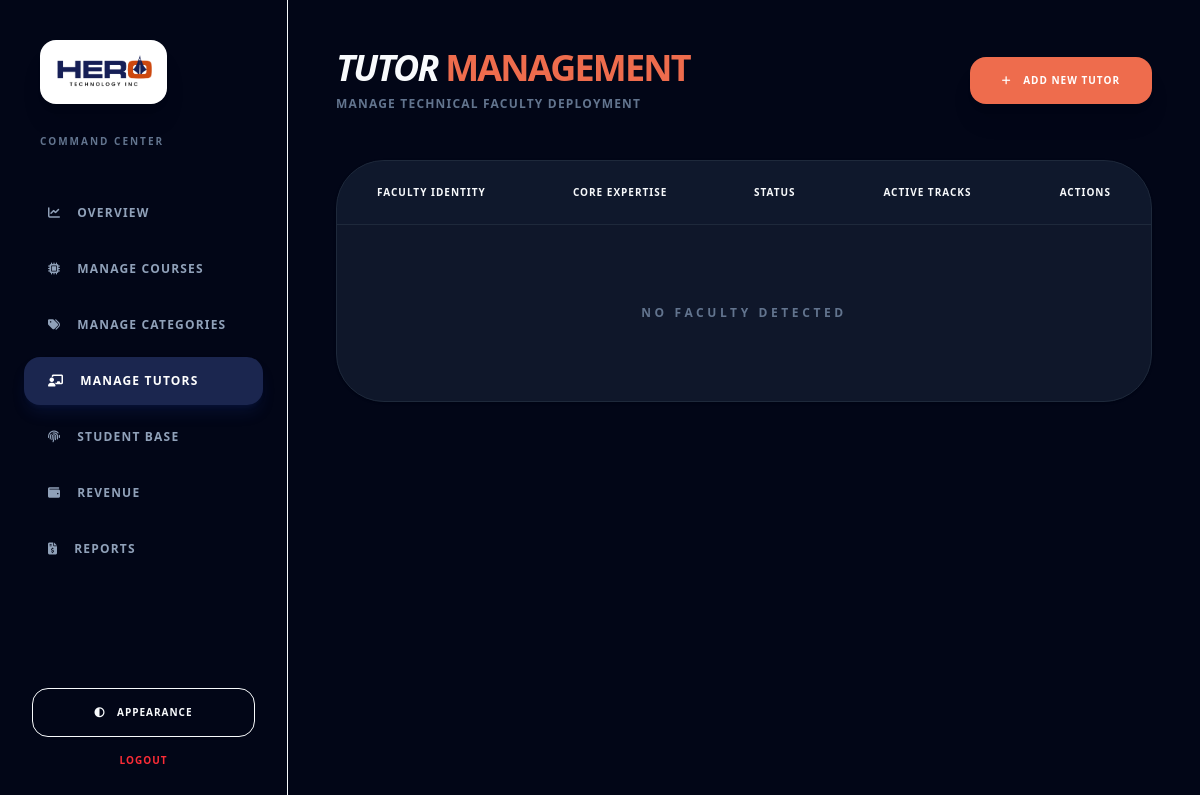
Page /backpanel/manage-tutors.php?msg=not_found (signed in) on the earlier database version.
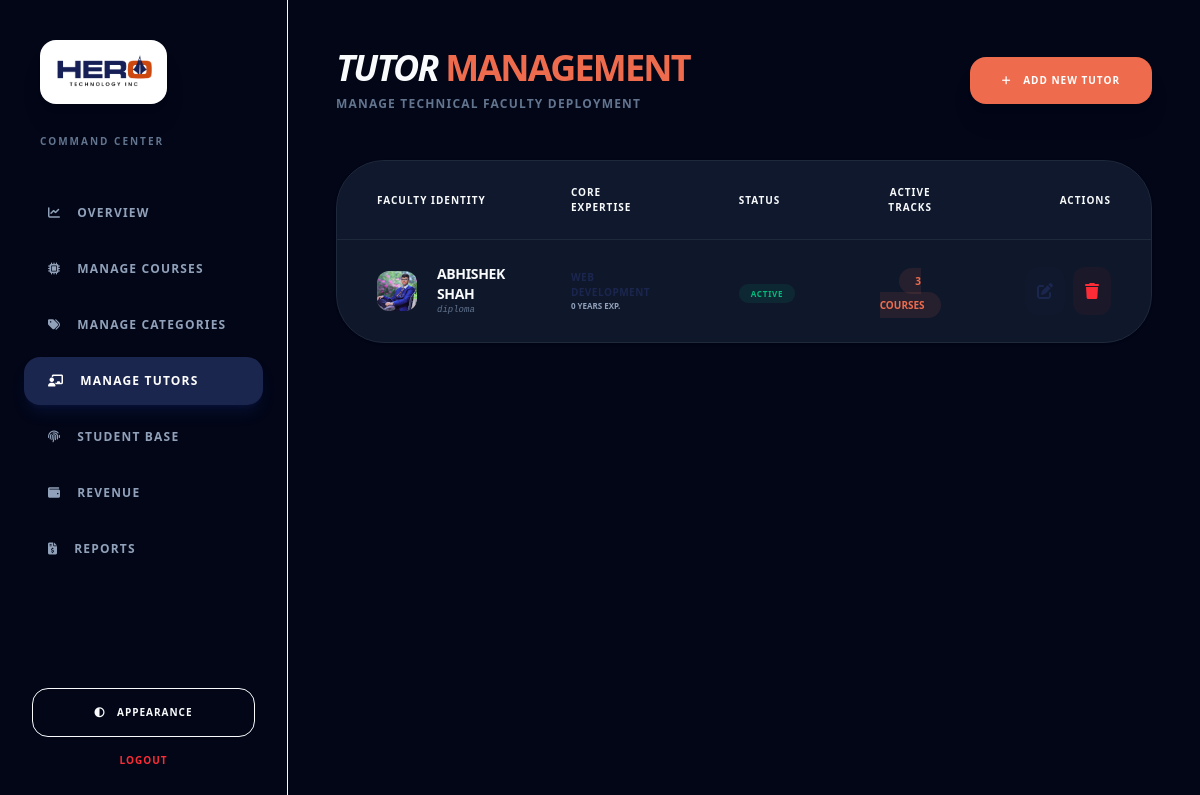
Same page on the later database version.
### tables this page shows
CREATE TABLE `tutors` (
  `tutor_id` int(11) NOT NULL,
  `name` varchar(150) NOT NULL,
  `email` varchar(150) NOT NULL,
  `bio` text DEFAULT NULL,
  `expertise` varchar(255) DEFAULT NULL,
  `qualification` varchar(255) DEFAULT NULL,
  `experience_years` int(11) DEFAULT 0,
  `profile_image` varchar(255) NOT NULL,
  `linkedin_url` varchar(255) DEFAULT NULL,
  `status` enum('active','inactive','suspended') DEFAULT 'active',
  `created_at` timestamp NOT NULL DEFAULT current_timestamp(),
  `updated_at` timestamp NOT NULL DEFAULT current_timestamp() ON UPDATE current_timestamp()
);

### backpanel/manage-tutors.php (the view, shortened to what this page needs)
<?php
require '../config.php';
$query = "SELECT i.*, (SELECT COUNT(*) FROM courses c WHERE c.tutor_id = i.tutor_id) AS course_count
          FROM tutors i
          ORDER BY i.tutor_id DESC";
$result = mysqli_query($conn, $query);
?>
<!DOCTYPE html>
<html lang="en">
<head>
    <script src="https://cdn.jsdelivr.net/npm/@tailwindcss/browser@4"></script>
    <link href="https://cdnjs.cloudflare.com/ajax/libs/font-awesome/6.5.2/css/all.min.css" rel="stylesheet"/>
</head>
<body class="bg-[var(--app-bg)] text-[var(--text-main)] antialiased min-h-screen flex overflow-hidden">
    <?php include 'sidebar.php'; ?>
    <main class="flex-1 h-screen overflow-y-auto p-6 lg:p-12">
        <header class="flex flex-col md:flex-row justify-between items-start md:items-center gap-6 mb-12">
            <div>
                <h1 class="text-4xl font-black tracking-tighter uppercase italic">
                    Tutor <span class="text-hero-orange not-italic">Management</span>
                </h1>
                <p class="text-slate-500 text-xs font-bold uppercase tracking-widest mt-2">Manage technical faculty deployment</p>
            </div>
            <a href="add-tutor.php" class="bg-hero-orange text-white px-8 py-4 rounded-2xl font-black uppercase text-[10px] tracking-widest shadow-xl hover:bg-hero-blue cursor-pointer transition-all">
                <i class="fas fa-plus mr-2"></i>
                Add New Tutor
            </a>
        </header>
        <div class="bg-[var(--card-bg)] rounded-[3rem] border border-[var(--border-color)] shadow-sm overflow-hidden">
            <table class="w-full text-left">
                <thead class="bg-hero-blue/5 border-b border-[var(--border-color)]">
                    <tr>
                        <th class="px-10 py-6 text-[10px] font-black uppercase tracking-widest">Faculty Identity</th>
                        <th class="px-10 py-6 text-[10px] font-black uppercase tracking-widest">Core expertise</th>
                        <th class="px-10 py-6 text-[10px] font-black uppercase tracking-widest">Status</th>
                        <th class="px-10 py-6 text-[10px] font-black uppercase tracking-widest text-center">Active tracks</th>
                        <th class="px-10 py-6 text-[10px] font-black uppercase tracking-widest text-right">Actions</th>
                    </tr>
                </thead>
                <tbody class="divide-y divide-[var(--border-color)]">
                    <?php if(mysqli_num_rows($result) > 0): ?>
                        <?php while($row = mysqli_fetch_assoc($result)): ?>
                        <tr class="hover:bg-hero-orange/[0.02] transition-colors">
                            <td class="px-10 py-6">
                                <div class="flex items-center gap-5">
                                    <img src="<?= !empty($row['profile_image']) ? '../assets/img/tutors/' . $row['profile_image'] : 'https://ui-avatars.com/api/?name='.urlencode($row['name']).'&background=1B264F&color=fff' ?>" class="w-10 h-10 rounded-xl object-cover">
                                    <div>
                                        <p class="text-sm font-black uppercase tracking-tight"><?= htmlspecialchars($row['name']) ?></p>
                                        <p class="text-[9px] font-mono text-slate-500 lowercase italic"><?= htmlspecialchars($row['qualification']) ?></p>
                                    </div>
                                </div>
                            </td>
                            <td class="px-10 py-6">
                                <div class="flex flex-col">
                                    <span class="text-[10px] font-black uppercase text-hero-blue dark:text-hero-orange tracking-wider">
                                    </span>
                                    <span class="text-[8px] font-bold text-slate-400 uppercase"><?= $row['experience_years'] ?> Years Exp.</span>
                                </div>
                            </td>
                            <td class="px-10 py-6">
                                <span class="px-3 py-1 rounded-full text-[8px] font-black uppercase tracking-widest <?= $row['status'] == 'active' ? 'bg-emerald-500/10 text-emerald-500' : 'bg-red-500/10 text-red-500' ?>">
                                    <?= $row['status'] ?>
                                </span>
                            </td>
                            <td class="px-10 py-6 text-center">
                                <span class="px-4 py-1.5 bg-hero-orange/10 text-hero-orange text-[10px] font-black rounded-full uppercase">
                                    <?= $row['course_count'] ?> Courses
                                </span>
                            </td>
                            <td class="px-10 py-6 text-right">
                                <div class="flex justify-end gap-2">
                                    <a href="edit-tutor.php?id=<?= $row['tutor_id'] ?>" class="p-3 bg-hero-blue/5 rounded-xl text-hero-blue hover:bg-hero-blue hover:text-white transition-all">
                                        <i class="fas fa-edit"></i>
                                    </a>
                                    <button onclick="confirmDelete(<?= $row['tutor_id'] ?>)" class="p-3 bg-red-500/5 rounded-xl text-red-500 hover:bg-red-500 hover:text-white transition-all">
                                        <i class="fas fa-trash"></i>
                                    </button>
                                </div>
                            </td>
                        </tr>
                        <?php endwhile; ?>
                    <?php else: ?>
                        <tr><td colspan="5" class="px-10 py-20 text-center text-xs font-bold uppercase tracking-[0.3em] text-slate-500">No Faculty Detected</td></tr>
                    <?php endif; ?>
                </tbody>
            </table>
        </div>
    </main>
</body>
</html>

### backpanel/sidebar.php (shortened to what this page needs)
<?php
$current_page = basename($_SERVER['PHP_SELF']);
?>
<aside class="w-72 h-screen bg-[var(--color-side-bg)] border-r border-[var(--color-border-dim)] flex flex-col hidden lg:flex sticky top-0">
    <div class="p-10">
        <div class="bg-white p-3 rounded-2xl shadow-xl inline-block mb-6">
            <img src="assets/img/logo.png" alt="Hero Tech Logo" class="h-10 w-auto object-contain">
        </div>
        <p class="text-[10px] font-black uppercase tracking-[0.2em] text-slate-500">Command Center</p>
    </div>
    <nav class="flex-1 px-6 space-y-2">
        <a href="dashboard.php"
           class="flex items-center gap-4 px-6 py-4 rounded-2xl transition-all font-black text-xs uppercase tracking-widest <?= ($current_page == 'dashboard.php') ? 'bg-hero-blue text-white shadow-lg shadow-blue-900/20' : 'text-slate-400 hover:bg-hero-blue/5 hover:text-hero-orange' ?>">
            <i class="fas fa-chart-line"></i> Overview
        </a>
        <a href="manage-courses.php"
           class="flex items-center gap-4 px-6 py-4 rounded-2xl transition-all font-black text-xs uppercase tracking-widest <?= ($current_page == 'manage-courses.php' || $current_page == 'edit-course.php' || $current_page == 'add-course.php') ? 'bg-hero-blue text-white shadow-lg shadow-blue-900/20' : 'text-slate-400 hover:bg-hero-blue/5 hover:text-hero-orange' ?>">
            <i class="fas fa-microchip"></i> Manage Courses
        </a>
        <a href="manage-categories.php"
            class="flex items-center gap-4 px-6 py-4 rounded-2xl transition-all font-black text-xs uppercase tracking-widest <?= ($current_page == 'manage-categories.php' || $current_page == 'add-category.php') ? 'bg-hero-blue text-white shadow-lg shadow-blue-900/20' : 'text-slate-400 hover:bg-hero-blue/5 hover:text-hero-orange' ?>">
            <i class="fas fa-tags"></i> Manage Categories
        </a>
        <a href="manage-tutors.php"
            class="flex items-center gap-4 px-6 py-4 rounded-2xl transition-all font-black text-xs uppercase tracking-widest <?= ($current_page == 'manage-tutors.php' || $current_page == 'edit-tutor.php' || $current_page == 'add-tutor.php') ? 'bg-hero-blue text-white shadow-lg shadow-blue-900/20' : 'text-slate-400 hover:bg-hero-blue/5 hover:text-hero-orange' ?>">
            <i class="fas fa-chalkboard-teacher"></i> Manage Tutors
        </a>
        <a href="manage-students.php"
           class="flex items-center gap-4 px-6 py-4 rounded-2xl transition-all font-black text-xs uppercase tracking-widest <?= ($current_page == 'manage-students.php') ? 'bg-hero-blue text-white shadow-lg shadow-blue-900/20' : 'text-slate-400 hover:bg-hero-blue/5 hover:text-hero-orange' ?>">
            <i class="fas fa-fingerprint"></i> Student Base
        </a>
        <a href="revenue.php"
           class="flex items-center gap-4 px-6 py-4 rounded-2xl transition-all font-black text-xs uppercase tracking-widest <?= ($current_page == 'revenue.php') ? 'bg-hero-blue text-white shadow-lg shadow-blue-900/20' : 'text-slate-400 hover:bg-hero-blue/5 hover:text-hero-orange' ?>">
            <i class="fas fa-wallet"></i> Revenue
        </a>
        <a href="reports.php"
           class="flex items-center gap-4 px-6 py-4 rounded-2xl transition-all font-black text-xs uppercase tracking-widest <?= ($current_page == 'reports.php') ? 'bg-hero-blue text-white shadow-lg shadow-blue-900/20' : 'text-slate-400 hover:bg-hero-blue/5 hover:text-hero-orange' ?>">
            <i class="fas fa-file-invoice-dollar"></i> Reports
        </a>
    </nav>
    <div class="p-8">
        <button id="theme-toggle" class="w-full py-4 rounded-2xl border border-[var(--color-border-dim)] text-[10px] font-black uppercase tracking-widest hover:border-hero-orange transition-all cursor-pointer">
            <i class="fas fa-circle-half-stroke mr-2"></i> Appearance
        </button>
        <a href="logout.php" class="block w-full text-center mt-4 text-[10px] font-black uppercase text-red-500 tracking-widest hover:underline">
            Logout
        </a>
    </div>
</aside>

### backpanel/manage-tutors.php (style rules this page uses)
:root { --app-bg: #F8FAFC; --card-bg: #FFFFFF; --text-main: #1B264F; --border-color: #E2E8F0; }
.dark { --app-bg: #020617; --card-bg: #0F172A; --text-main: #F8FAFC; --border-color: #1E293B; }

Differences in the rows shown:
added tutors: profile_image (picture), name "ABHISHEK SHAH", qualification "diploma", experience_years "0", status "ACTIVE", course_count "3"
Other differences:
text no longer shown: "NO FACULTY DETECTED"
